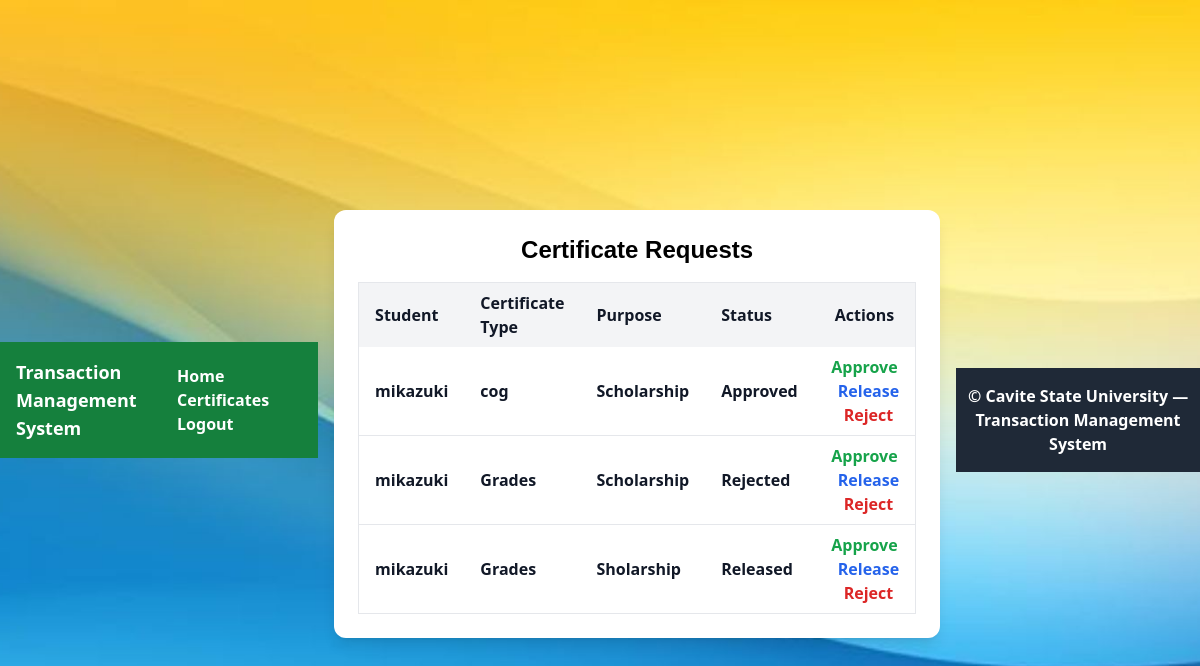
/registrar/certificates/, run on the app's committed database.
### core/models.py (models this page shows, shortened)
class CertificateRequest(models.Model):
    CERTIFICATE_CHOICES = [
        ('good_moral', 'Good Moral Certificate'),
        ('enrollment', 'Certificate of Enrollment'),
        ('registration_form', 'Registration Form'),
        ('cog', 'Certificate of Grades'),
        ('diploma', 'Diploma'),
    ]
    student = models.ForeignKey(User,on_delete=models.CASCADE)
    certificate_type = models.CharField(max_length=50, choices=CERTIFICATE_CHOICES)
    purpose = models.TextField(blank=True, null=True)
    supporting_document = models.FileField(upload_to='certificates/', blank=True, null=True)
    status = models.CharField(
        max_length=20,
        choices=[
            ('Pending', 'Pending'),
            ('Approved', 'Approved'),
            ('Released', 'Released'),
            ('Declined', 'Declined')
        ],
        default='Pending'
    )
    requested_at = models.DateTimeField(default=timezone.now)

### core/views.py (the view)
# urls.py: path("registrar/certificates/", views.registrar_certificates, name="registrar_certificates"),
def registrar_certificates(request):
    certificates = CertificateRequest.objects.all().order_by("-requested_at")
    return render(request, "core/registrar_certificates.html", {"certificates": certificates})

### core/templates/core/registrar_certificates.html
{% extends 'core/base.html' %}
{% block content %}
<div class="max-w-5xl mx-auto bg-white shadow-lg rounded-xl p-6 mt-6">
  <h2 class="text-2xl font-semibold mb-4">Certificate Requests</h2>
  <table class="min-w-full border border-gray-200">
    <thead class="bg-gray-100">
      <tr>
        <th class="px-4 py-2 text-left">Student</th>
        <th class="px-4 py-2 text-left">Certificate Type</th>
        <th class="px-4 py-2 text-left">Purpose</th>
        <th class="px-4 py-2 text-left">Status</th>
        <th class="px-4 py-2 text-center">Actions</th>
      </tr>
    </thead>
    <tbody>
      {% for c in certificates %}
      <tr class="border-b hover:bg-gray-50">
        <td class="px-4 py-2">{{ c.student.username }}</td>
        <td class="px-4 py-2">{{ c.certificate_type }}</td>
        <td class="px-4 py-2">{{ c.purpose }}</td>
        <td class="px-4 py-2">{{ c.status }}</td>
        <td class="px-4 py-2 text-center space-x-2">
          <a href="{% url 'core:update_certificate_status' c.id 'Approved' %}" class="text-green-600 hover:underline">Approve</a>
          <a href="{% url 'core:update_certificate_status' c.id 'Released' %}" class="text-blue-600 hover:underline">Release</a>
          <a href="{% url 'core:update_certificate_status' c.id 'Rejected' %}" class="text-red-600 hover:underline">Reject</a>
        </td>
      </tr>
      {% empty %}
      <tr>
        <td colspan="5" class="text-center py-4 text-gray-500">No certificate requests found.</td>
      </tr>
      {% endfor %}
    </tbody>
  </table>
</div>
{% endblock %}

### core/static/core/Style.css (style rules this page uses)
* { box-sizing: border-box; margin: 0; padding: 0; }
body { display: flex; justify-content: center; align-items: center; min-height: 100vh; background: url("../core/background.jpg"); background-attachment: fixed; background-position: center; background-size: cover; font-weight: bold; }
h2 { font-family: 'Montserrat', sans-serif; font-weight: 1000; font-size: 35px; text-align: center; margin-bottom: 30px; color: #000; }
::placeholder { color: #fff; }

### data on the page
CertificateRequest: student.username "mikazuki", certificate_type "cog", purpose "Scholarship", status "Approved"
CertificateRequest: student.username "mikazuki", certificate_type "Grades", purpose "Scholarship", status "Rejected"
CertificateRequest: student.username "mikazuki", certificate_type "Grades", purpose "Sholarship", status "Released"
